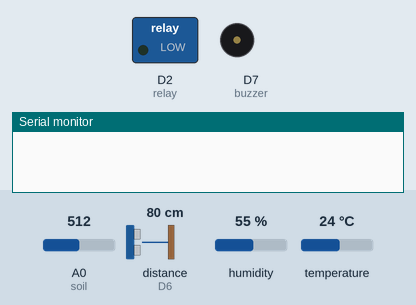
Simulated run of this sketch. Board: ESP8266 (NodeMCU). On the bench: switched loads named in the sketch (green lamp = pin HIGH), buzzer (waves = sounding, pin HIGH), the last lines printed to the serial monitor. The inputs (shaded band) are chosen by the test bench; at power-on: A0 (soil) = 512, distance to the obstacle (sensor on D6) 80 cm, humidity 55 %, temperature 24 °C. The echo pulse lasts 58.3 µs per cm; WiFi joins after 1.5 s; servers stay silent unless stated; pins used as bus, display or sensor lines are not drawn.

Above: at 1.9 s.
At 24.5 s:
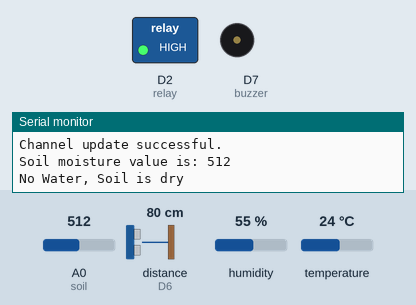
Timing chart, 0 to 26.0 s (numbered marks = the images above):
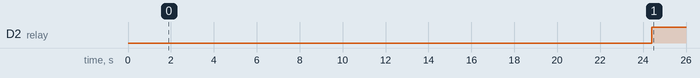

Measured:
- by itself, D2 (relay): LOW → HIGH at 24.4 s

The sketch:

Harshita_1.ino
```cpp
#define BLYNK_PRINT Serial

#include <ESP8266WiFi.h>
#include <BlynkSimpleEsp8266.h>

#include "ThingSpeak.h"

#include "DHT.h"

#define DHTPIN D3

#define DHTTYPE DHT11

DHT dht(DHTPIN, DHTTYPE);


char auth[] = "-tj7EROGHHBNTEzyIGL97wiEDhb4p0YR";
char ssid[] = "WiFi home";
char pass[] = "harshita101*#";

BlynkTimer timer;
WiFiClient  client;

unsigned long myChannelNumber = 1117898;
const char * myWriteAPIKey = "MR095NR8T20Y9K41";


String myStatus = "";

int autoMode;
int relay_control;
int soil = A0;
int soilvalue;
int relay = D2;
int trig = D5;
int echo = D6;
int buzzer = D7;

float duration;
int dist;


BLYNK_WRITE(V5) {
  autoMode = param.asInt();
}

BLYNK_WRITE(V6) {
  relay_control = param.asInt();
}


void setup()
{
  Serial.begin(9600);
  Blynk.begin(auth, ssid, pass);
  pinMode(soil, INPUT);
  pinMode(trig,OUTPUT);
  pinMode(echo,INPUT);
  pinMode(relay,OUTPUT);
  pinMode(buzzer,OUTPUT);
  WiFi.mode(WIFI_STA);
  ThingSpeak.begin(client);
  timer.setInterval(100,blk);
  timer.setInterval(1000,ultra);
  dht.begin();
  timer.setInterval(500,sendupdata);
}

void blk(){
  soilvalue = analogRead(soil);
  Serial.print("Soil moisture value is: ");
  Serial.println(soilvalue);
  delay(1000);
  Blynk.virtualWrite(V4,soilvalue);
  ThingSpeak.setField(1,soilvalue);
  ThingSpeak.setStatus(myStatus);
}

void ultra(){
  digitalWrite(trig,LOW);
  delayMicroseconds(5);

  digitalWrite(trig,HIGH);
  delayMicroseconds(10);
  digitalWrite(trig,LOW);

  duration = pulseIn(echo, HIGH);

  dist = duration*0.017;

  Blynk.virtualWrite(V3,dist);
  ThingSpeak.setField(2,dist);
  ThingSpeak.setStatus(myStatus);

  if( dist<=2 ){
    Serial.println("Water is full, Soil is wet");
    digitalWrite(buzzer, HIGH);
    digitalWrite(relay,LOW);
  }

  if(dist >=10){
    Serial.println("No Water, Soil is dry");
    Blynk.notify("Soil is Dry");
    digitalWrite(buzzer, LOW);
    digitalWrite(relay,HIGH);
  }
  if(autoMode == 0) {
    if(relay_control == 1) {
       digitalWrite(relay, LOW);
    } else {
      digitalWrite(relay, HIGH);
    }
  }
}


void sendupdata(){
  delay(2000);
  float h = dht.readHumidity();
  float t = dht.readTemperature();
  Blynk.virtualWrite(V10,h);
  Blynk.virtualWrite(V11,t);

  ThingSpeak.setField(3, t);
  ThingSpeak.setField(4, h);

  ThingSpeak.setStatus(myStatus);

}


void loop()
{
  if(WiFi.status() != WL_CONNECTED){
  Serial.print("Attempting to connect to SSID: ");
  while(WiFi.status() != WL_CONNECTED){
    WiFi.begin(ssid, pass);  // Connect to WPA/WPA2 network. Change this line if using open or WEP network
    Serial.print(".");
    delay(5000);
    }
    Serial.println("\nConnected.");
  }

  // set the status
  ThingSpeak.setStatus(myStatus);

  // write to the ThingSpeak channel
  int x = ThingSpeak.writeFields(myChannelNumber, myWriteAPIKey);
  if(x == 200){
    Serial.println("Channel update successful.");
  }
  else{
    Serial.println("Problem updating channel. HTTP error code " + String(x));
  }
  Blynk.run();
  timer.run();

  delay(20000);
}
```
